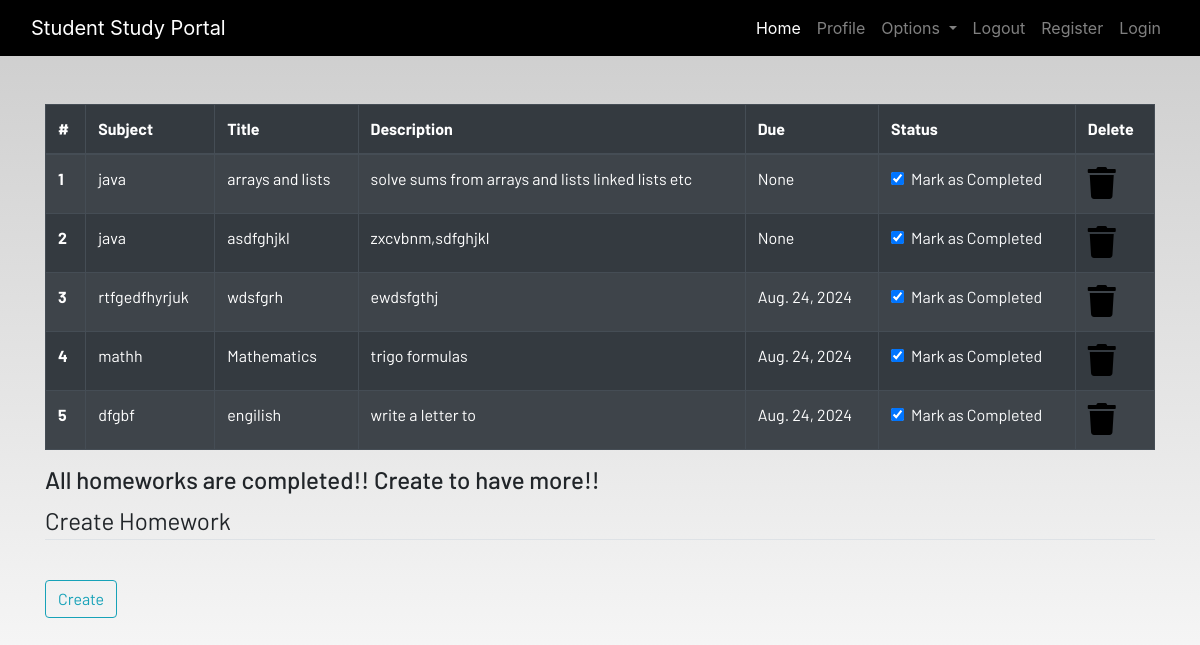
The page /homework (signed in) on the database its author committed.
### dashboard/models.py (models this page shows, shortened)
class Homework(models.Model):
    user = models.ForeignKey(User, on_delete=models.CASCADE, default=1)
    subject = models.CharField(max_length=100, null=True, blank=True)
    title = models.CharField(max_length=200)
    description = models.TextField()
    is_finished=models.BooleanField(default=False)
    due = models.DateTimeField()
    due = models.DateField(null=True, blank=True)

### dashboard/views.py (the view)
# urls.py: path('homework',views.homework,name="homework"),
def homework(request):
    homeworks = Homework.objects.filter(user=request.user)
    homeworks = Homework.objects.all()
    context={"homeworks":homeworks}
    return render(request,'dashboard/homework.html',context)

### dashboard/templates/dashboard/homework.html
{% extends 'dashboard/base.html' %}
{% load static %}
{% block content %}
<div class="container">
    <table class="table table-striped table-bordered table-hover table-dark">
        <thead>
            <tr>
                <th scope="col">#</th>
                <th scope="col">Subject</th>
                <th scope="col">Title</th>
                <th scope="col">Description</th>
                <th scope="col">Due</th>
                <th scope="col">Status</th>
                <th scope="col">Delete</th>
            </tr>
        </thead>
        <tbody>
            {% for homework in homeworks  %}
            <tr>
                <th scope="row">{{forloop.counter}}</th>
                <td>{{homework.subject}}</td>
                <td>{{homework.title}}</td>
                <td>{{homework.description}}</td>
                <td>{{homework.due}}</td>
                <td>
                    <a href="#">
                        <div class="form-check">
                            <input class="form-check-input" type="checkbox" value="" checked>
                            <label class="form-check-label text-light" for="flexCheckDefault">
                                Mark as Completed
                            </label>
                        </div>
                    </a>
                </td>
                <td><a href="#"><i class="fa fa-trash fa-2x"></i></a></td>
            </tr>
            {% endfor %}
        </tbody>
    </table>
    <h4>All homeworks are completed!! Create to have more!!</h4>
</div>
<div class=" container">
    <form method="POST">
        <fieldset class="form-group">
            <legend class="border-bottom mb-4">Create Homework</legend>
        </fieldset>
        <div class="form-group">
            <button href="" class="btn btn-outline-info" type="submit">
                Create
            </button>
        </div>
    </form>
</div>
{% endblock content %}

### dashboard/templates/dashboard/base.html (shortened to what this page needs)
<!DOCTYPE html>
{% load static %}
{%load crispy_forms_tags%}
<html lang="en">
<head>
  <link rel="stylesheet" href="https://stackpath.bootstrapcdn.com/bootstrap/4.3.1/css/bootstrap.min.css"
 />
  <link rel="stylesheet" href="https://use.fontawesome.com/releases/v5.7.2/css/all.css"
 />
  <link rel="stylesheet" href="{% static 'css/main.css' %}" />
</head>
<body>
  <header>
    <nav class="navbar navbar-expand-lg navbar-dark bg-dark">
      <div class="container-fluid">
        <a class="navbar-brand" href="#">Student Study Portal</a>
        <div class="collapse navbar-collapse justify-content-end" id="navbarSupportedContent">
          <ul class="navbar-nav mb-2 mb-lg-0">
            <li class="nav-item">
              <a class="nav-link active" aria-current="page" href="#">Home</a>
            </li>
            <li class="nav-item">
              <a class="nav-link" href="#">Profile</a>
            </li>
            <li class="nav-item dropdown">
              <a class="nav-link dropdown-toggle" href="#" id="navbarDropdown" role="button" data-toggle="dropdown"
                aria-haspopup="true" aria-expanded="false">
                Options
              </a>
            </li>
            <li class="nav-item">
              <a class="nav-link" href="#">Logout</a>
            </li>
            <li class="nav-item">
              <a class="nav-link" href="#">Register</a>
            </li>
            <li class="nav-item">
              <a class="nav-link" href="#">Login</a>
            </li>
          </ul>
        </div>
      </div>
    </nav>
  </header>
  <br /><br />
  <main>
    {% block content %}
    {% endblock content %}
  </main>
</body>
</html>

### static/css/main.css (style rules this page uses)
html { scroll-behavior: smooth; height: 100%; width: 100%; }
main { font-family: Barlow, Quicksand, Rubik, sans-serif, serif, 'Times New Roman', Times, serif !important; }
.navbar { background-color: rgb(0, 0, 0) !important; }
a { text-decoration: none !important; color: black; }
html, body { max-width: 100%; overflow-x: hidden; height: 100%; width: 100%; }
body { background: linear-gradient(rgba(0, 0, 0, 0.2), rgba(255, 255, 255, 0.5)); overflow-x: hidden; background-repeat: no-repeat; }
.fa { color: black; }

### rows shown on the page
Homework: subject "java", title "arrays and lists", description "solve sums from arrays and lists linked lists etc", due "None"
Homework: subject "java", title "asdfghjkl", description "zxcvbnm,sdfghjkl", due "None"
Homework: subject "rtfgedfhyrjuk", title "wdsfgrh", description "ewdsfgthj", due "Aug. 24, 2024"
Homework: subject "mathh", title "Mathematics", description "trigo formulas", due "Aug. 24, 2024"
Homework: subject "dfgbf", title "engilish", description "write a letter to", due "Aug. 24, 2024"
